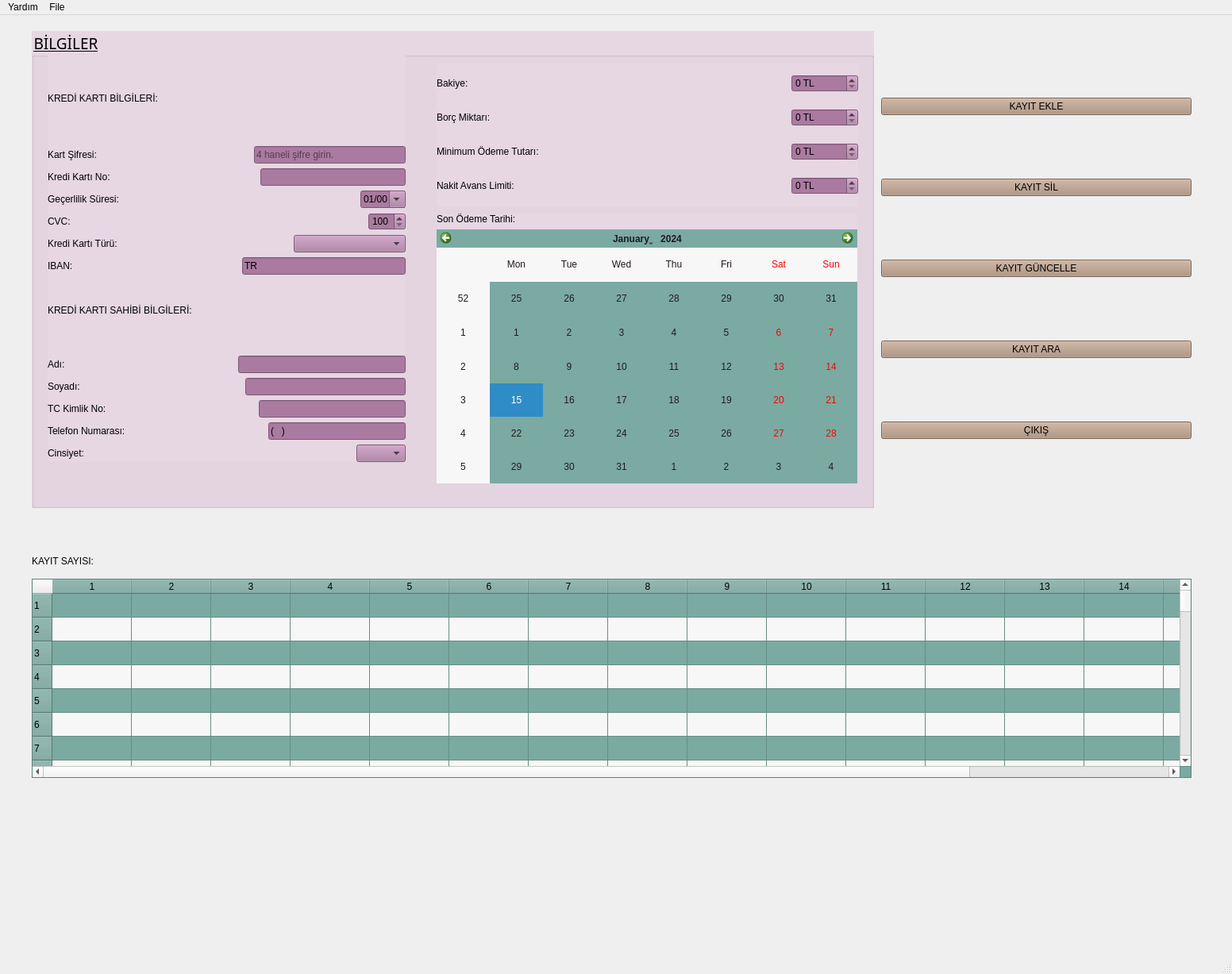
<?xml version="1.0" encoding="UTF-8"?>
<ui version="4.0">
 <class>MainWindow</class>
 <widget class="QMainWindow" name="MainWindow">
  <property name="geometry">
   <rect>
    <x>0</x>
    <y>0</y>
    <width>1552</width>
    <height>1227</height>
   </rect>
  </property>
  <property name="font">
   <font>
    <pointsize>14</pointsize>
   </font>
  </property>
  <property name="windowTitle">
   <string>MainWindow</string>
  </property>
  <property name="styleSheet">
   <string notr="true">#lneKartSifresi{
	background-color:#aa7aa0;
	color:#000000
}
#lneKartNO{
	background-color:#aa7aa0;
	color:#000000
}
#dateSure{
	background-color:#aa7aa0;
	color:#000000
}
#spnCVC{
	background-color:#aa7aa0;
	color:#000000
}
#cmbKartTuru{
	background-color:#aa7aa0;
	color:#000000
}
#lneIban{
	background-color:#aa7aa0;
	color:#000000
}
#lneAd{
	background-color:#aa7aa0;
	color:#000000
}
#lneSoyad{
	background-color:#aa7aa0;
	color:#000000
}
#lneTCK{
	background-color:#aa7aa0;
	color:#000000
}
#lneTelNo{
	background-color:#aa7aa0;
	color:#000000
}
#cmbCinsiyet{
	background-color:#aa7aa0;
	color:#000000
}
#spnBakiye{
	background-color:#aa7aa0;
	color:#000000
}
#spnBorcMiktari{
	background-color:#aa7aa0;
	color:#000000
}
#btnEkle{
	background-color:#7aaa84;
	color:#000000
}
#btnSil{
	background-color:#7aaa84;
	color:#000000
}
#btnAra{
	background-color:#7aaa84;
	color:#000000
}
#btnGuncelle{
	background-color:#7aaa84;
	color:#000000
}
#btnListele{
	background-color:#7aaa84;
	color:#000000
}
#btnCikis{
	background-color:#7aaa84;
	color:#000000
}
</string>
  </property>
  <property name="tabShape">
   <enum>QTabWidget::Rounded</enum>
  </property>
  <widget class="QWidget" name="centralwidget">
   <property name="styleSheet">
    <string notr="true"/>
   </property>
   <widget class="QGroupBox" name="groupBox">
    <property name="geometry">
     <rect>
      <x>40</x>
      <y>20</y>
      <width>1061</width>
      <height>601</height>
     </rect>
    </property>
    <property name="font">
     <font>
      <family>Niagara Solid</family>
      <pointsize>14</pointsize>
      <underline>true</underline>
     </font>
    </property>
    <property name="styleSheet">
     <string notr="true">background-color: rgb(230, 215, 227);</string>
    </property>
    <property name="title">
     <string>BİLGİLER</string>
    </property>
    <widget class="QWidget" name="layoutWidget">
     <property name="geometry">
      <rect>
       <x>20</x>
       <y>300</y>
       <width>451</width>
       <height>243</height>
      </rect>
     </property>
     <layout class="QVBoxLayout" name="verticalLayout_2">
      <item>
       <widget class="QLabel" name="label_6">
        <property name="styleSheet">
         <string notr="true">font: 63 10pt &quot;Yu Gothic UI Semibold&quot;;</string>
        </property>
        <property name="text">
         <string>KREDİ KARTI SAHİBİ BİLGİLERİ:</string>
        </property>
       </widget>
      </item>
      <item>
       <layout class="QHBoxLayout" name="horizontalLayout_6">
        <item>
         <widget class="QLabel" name="label_7">
          <property name="styleSheet">
           <string notr="true">font: 9pt &quot;MS Shell Dlg 2&quot;;</string>
          </property>
          <property name="text">
           <string>Adı:</string>
          </property>
         </widget>
        </item>
        <item>
         <spacer name="horizontalSpacer_8">
          <property name="orientation">
           <enum>Qt::Horizontal</enum>
          </property>
          <property name="sizeHint" stdset="0">
           <size>
            <width>40</width>
            <height>20</height>
           </size>
          </property>
         </spacer>
        </item>
        <item>
         <widget class="QLineEdit" name="lneAd">
          <property name="styleSheet">
           <string notr="true">background-color: rgb(170, 122, 160);</string>
          </property>
          <property name="text">
           <string/>
          </property>
          <property name="frame">
           <bool>true</bool>
          </property>
         </widget>
        </item>
       </layout>
      </item>
      <item>
       <layout class="QHBoxLayout" name="horizontalLayout_7">
        <item>
         <widget class="QLabel" name="label_8">
          <property name="styleSheet">
           <string notr="true">font: 9pt &quot;MS Shell Dlg 2&quot;;</string>
          </property>
          <property name="text">
           <string>Soyadı:</string>
          </property>
         </widget>
        </item>
        <item>
         <spacer name="horizontalSpacer_9">
          <property name="orientation">
           <enum>Qt::Horizontal</enum>
          </property>
          <property name="sizeHint" stdset="0">
           <size>
            <width>40</width>
            <height>20</height>
           </size>
          </property>
         </spacer>
        </item>
        <item>
         <widget class="QLineEdit" name="lneSoyad">
          <property name="styleSheet">
           <string notr="true">background-color: rgb(170, 122, 160);</string>
          </property>
         </widget>
        </item>
       </layout>
      </item>
      <item>
       <layout class="QHBoxLayout" name="horizontalLayout_8">
        <item>
         <widget class="QLabel" name="label_15">
          <property name="styleSheet">
           <string notr="true">font: 9pt &quot;MS Shell Dlg 2&quot;;</string>
          </property>
          <property name="text">
           <string>TC Kimlik No:</string>
          </property>
         </widget>
        </item>
        <item>
         <spacer name="horizontalSpacer_10">
          <property name="orientation">
           <enum>Qt::Horizontal</enum>
          </property>
          <property name="sizeHint" stdset="0">
           <size>
            <width>40</width>
            <height>20</height>
           </size>
          </property>
         </spacer>
        </item>
        <item>
         <widget class="QLineEdit" name="lneTCK">
          <property name="styleSheet">
           <string notr="true">background-color: rgb(170, 122, 160);</string>
          </property>
          <property name="maxLength">
           <number>11</number>
          </property>
          <property name="frame">
           <bool>true</bool>
          </property>
         </widget>
        </item>
       </layout>
      </item>
      <item>
       <layout class="QHBoxLayout" name="horizontalLayout_9">
        <item>
         <widget class="QLabel" name="label_10">
          <property name="styleSheet">
           <string notr="true">font: 9pt &quot;MS Shell Dlg 2&quot;;</string>
          </property>
          <property name="text">
           <string>Telefon Numarası:</string>
          </property>
         </widget>
        </item>
        <item>
         <spacer name="horizontalSpacer_11">
          <property name="orientation">
           <enum>Qt::Horizontal</enum>
          </property>
          <property name="sizeHint" stdset="0">
           <size>
            <width>40</width>
            <height>20</height>
           </size>
          </property>
         </spacer>
        </item>
        <item>
         <widget class="QLineEdit" name="lneTelNo">
          <property name="styleSheet">
           <string notr="true">background-color: rgb(170, 122, 160);</string>
          </property>
          <property name="inputMask">
           <string>(999) 999 99 99</string>
          </property>
          <property name="text">
           <string>()   </string>
          </property>
          <property name="maxLength">
           <number>15</number>
          </property>
          <property name="frame">
           <bool>true</bool>
          </property>
          <property name="echoMode">
           <enum>QLineEdit::Normal</enum>
          </property>
          <property name="dragEnabled">
           <bool>false</bool>
          </property>
          <property name="readOnly">
           <bool>false</bool>
          </property>
         </widget>
        </item>
       </layout>
      </item>
      <item>
       <layout class="QHBoxLayout" name="horizontalLayout_10">
        <item>
         <widget class="QLabel" name="label_11">
          <property name="styleSheet">
           <string notr="true">font: 9pt &quot;MS Shell Dlg 2&quot;;</string>
          </property>
          <property name="text">
           <string>Cinsiyet:</string>
          </property>
         </widget>
        </item>
        <item>
         <spacer name="horizontalSpacer_12">
          <property name="orientation">
           <enum>Qt::Horizontal</enum>
          </property>
          <property name="sizeHint" stdset="0">
           <size>
            <width>40</width>
            <height>20</height>
           </size>
          </property>
         </spacer>
        </item>
        <item>
         <widget class="QComboBox" name="cmbCinsiyet">
          <property name="styleSheet">
           <string notr="true">background-color: rgb(170, 122, 160);</string>
          </property>
          <property name="currentIndex">
           <number>-1</number>
          </property>
          <item>
           <property name="text">
            <string>Kadın</string>
           </property>
          </item>
          <item>
           <property name="text">
            <string>Erkek</string>
           </property>
          </item>
         </widget>
        </item>
       </layout>
      </item>
     </layout>
    </widget>
    <widget class="QWidget" name="layoutWidget">
     <property name="geometry">
      <rect>
       <x>510</x>
       <y>230</y>
       <width>530</width>
       <height>340</height>
      </rect>
     </property>
     <layout class="QVBoxLayout" name="verticalLayout_4">
      <item>
       <widget class="QLabel" name="label_14">
        <property name="styleSheet">
         <string notr="true">font: 63 10pt &quot;Yu Gothic UI Semibold&quot;;</string>
        </property>
        <property name="text">
         <string>Son Ödeme Tarihi:</string>
        </property>
       </widget>
      </item>
      <item>
       <widget class="QCalendarWidget" name="cwOdemeTarihi">
        <property name="styleSheet">
         <string notr="true">color: rgb(34, 24, 32);
background-color: rgb(122, 170, 161);</string>
        </property>
       </widget>
      </item>
     </layout>
    </widget>
    <widget class="QWidget" name="layoutWidget">
     <property name="geometry">
      <rect>
       <x>20</x>
       <y>30</y>
       <width>451</width>
       <height>277</height>
      </rect>
     </property>
     <layout class="QVBoxLayout" name="verticalLayout">
      <item>
       <widget class="QLabel" name="label">
        <property name="styleSheet">
         <string notr="true">font: 63 10pt &quot;Yu Gothic UI Semibold&quot;;</string>
        </property>
        <property name="text">
         <string>KREDİ KARTI BİLGİLERİ:</string>
        </property>
       </widget>
      </item>
      <item>
       <layout class="QHBoxLayout" name="horizontalLayout_13">
        <item>
         <widget class="QLabel" name="label_17">
          <property name="toolTip">
           <string notr="true"/>
          </property>
          <property name="styleSheet">
           <string notr="true">font: 9pt &quot;MS Shell Dlg 2&quot;;</string>
          </property>
          <property name="text">
           <string>Kart Şifresi:</string>
          </property>
         </widget>
        </item>
        <item>
         <spacer name="horizontalSpacer_13">
          <property name="orientation">
           <enum>Qt::Horizontal</enum>
          </property>
          <property name="sizeHint" stdset="0">
           <size>
            <width>40</width>
            <height>20</height>
           </size>
          </property>
         </spacer>
        </item>
        <item>
         <widget class="QLineEdit" name="lneKartSifresi">
          <property name="styleSheet">
           <string notr="true">background-color: rgb(170, 122, 160);</string>
          </property>
          <property name="maxLength">
           <number>4</number>
          </property>
          <property name="frame">
           <bool>true</bool>
          </property>
          <property name="echoMode">
           <enum>QLineEdit::Password</enum>
          </property>
          <property name="dragEnabled">
           <bool>false</bool>
          </property>
          <property name="readOnly">
           <bool>false</bool>
          </property>
          <property name="placeholderText">
           <string>4 haneli şifre girin.</string>
          </property>
         </widget>
        </item>
       </layout>
      </item>
      <item>
       <layout class="QHBoxLayout" name="horizontalLayout">
        <item>
         <widget class="QLabel" name="label_2">
          <property name="styleSheet">
           <string notr="true">font: 9pt &quot;MS Shell Dlg 2&quot;;</string>
          </property>
          <property name="text">
           <string>Kredi Kartı No:</string>
          </property>
         </widget>
        </item>
        <item>
         <spacer name="horizontalSpacer">
          <property name="orientation">
           <enum>Qt::Horizontal</enum>
          </property>
          <property name="sizeHint" stdset="0">
           <size>
            <width>40</width>
            <height>20</height>
           </size>
          </property>
         </spacer>
        </item>
        <item>
         <widget class="QLineEdit" name="lneKartNO">
          <property name="styleSheet">
           <string notr="true">background-color: rgb(170, 122, 160);</string>
          </property>
          <property name="inputMask">
           <string>9999 9999 9999 9999</string>
          </property>
          <property name="maxLength">
           <number>19</number>
          </property>
         </widget>
        </item>
       </layout>
      </item>
      <item>
       <layout class="QHBoxLayout" name="horizontalLayout_2">
        <item>
         <widget class="QLabel" name="label_3">
          <property name="styleSheet">
           <string notr="true">font: 9pt &quot;MS Shell Dlg 2&quot;;</string>
          </property>
          <property name="text">
           <string>Geçerlilik Süresi:</string>
          </property>
         </widget>
        </item>
        <item>
         <spacer name="horizontalSpacer_2">
          <property name="orientation">
           <enum>Qt::Horizontal</enum>
          </property>
          <property name="sizeHint" stdset="0">
           <size>
            <width>40</width>
            <height>20</height>
           </size>
          </property>
         </spacer>
        </item>
        <item>
         <widget class="QDateEdit" name="dateSure">
          <property name="toolTip">
           <string>Ay/Yıl</string>
          </property>
          <property name="styleSheet">
           <string notr="true">background-color: rgb(170, 122, 160);</string>
          </property>
          <property name="maximumDate">
           <date>
            <year>9999</year>
            <month>12</month>
            <day>31</day>
           </date>
          </property>
          <property name="displayFormat">
           <string notr="true">MM/yy</string>
          </property>
          <property name="calendarPopup">
           <bool>true</bool>
          </property>
          <property name="currentSectionIndex">
           <number>0</number>
          </property>
          <property name="timeSpec">
           <enum>Qt::LocalTime</enum>
          </property>
         </widget>
        </item>
       </layout>
      </item>
      <item>
       <layout class="QHBoxLayout" name="horizontalLayout_3">
        <item>
         <widget class="QLabel" name="label_4">
          <property name="styleSheet">
           <string notr="true">font: 9pt &quot;MS Shell Dlg 2&quot;;</string>
          </property>
          <property name="text">
           <string>CVC:</string>
          </property>
         </widget>
        </item>
        <item>
         <spacer name="horizontalSpacer_3">
          <property name="orientation">
           <enum>Qt::Horizontal</enum>
          </property>
          <property name="sizeHint" stdset="0">
           <size>
            <width>40</width>
            <height>20</height>
           </size>
          </property>
         </spacer>
        </item>
        <item>
         <widget class="QSpinBox" name="spnCVC">
          <property name="styleSheet">
           <string notr="true">background-color: rgb(170, 122, 160);</string>
          </property>
          <property name="suffix">
           <string/>
          </property>
          <property name="minimum">
           <number>100</number>
          </property>
          <property name="maximum">
           <number>999</number>
          </property>
         </widget>
        </item>
       </layout>
      </item>
      <item>
       <layout class="QHBoxLayout" name="horizontalLayout_4">
        <item>
         <widget class="QLabel" name="label_5">
          <property name="styleSheet">
           <string notr="true">font: 9pt &quot;MS Shell Dlg 2&quot;;</string>
          </property>
          <property name="text">
           <string>Kredi Kartı Türü:</string>
          </property>
         </widget>
        </item>
        <item>
         <spacer name="horizontalSpacer_4">
          <property name="orientation">
           <enum>Qt::Horizontal</enum>
          </property>
          <property name="sizeHint" stdset="0">
           <size>
            <width>40</width>
            <height>20</height>
           </size>
          </property>
         </spacer>
        </item>
        <item>
         <widget class="QComboBox" name="cmbKartTuru">
          <property name="styleSheet">
           <string notr="true">background-color: rgb(170, 122, 160);</string>
          </property>
          <property name="currentIndex">
           <number>-1</number>
          </property>
          <item>
           <property name="text">
            <string>Garanti Bankası kart </string>
           </property>
          </item>
          <item>
           <property name="text">
            <string>İş Bankası kart </string>
           </property>
          </item>
          <item>
           <property name="text">
            <string>Denizbank kart </string>
           </property>
          </item>
          <item>
           <property name="text">
            <string>Finansbank kart </string>
           </property>
          </item>
          <item>
           <property name="text">
            <string>Akbank kart </string>
           </property>
          </item>
          <item>
           <property name="text">
            <string>Yapı Kredi kart</string>
           </property>
          </item>
         </widget>
        </item>
       </layout>
      </item>
      <item>
       <layout class="QHBoxLayout" name="horizontalLayout_5">
        <item>
         <widget class="QLabel" name="label_9">
          <property name="styleSheet">
           <string notr="true">font: 9pt &quot;MS Shell Dlg 2&quot;;</string>
          </property>
          <property name="text">
           <string>IBAN:</string>
          </property>
         </widget>
        </item>
        <item>
         <spacer name="horizontalSpacer_5">
          <property name="orientation">
           <enum>Qt::Horizontal</enum>
          </property>
          <property name="sizeHint" stdset="0">
           <size>
            <width>40</width>
            <height>20</height>
           </size>
          </property>
         </spacer>
        </item>
        <item>
         <widget class="QLineEdit" name="lneIban">
          <property name="styleSheet">
           <string notr="true">background-color: rgb(170, 122, 160);
</string>
          </property>
          <property name="inputMask">
           <string>TR 9999 9999 9999 9999 9999 9999</string>
          </property>
          <property name="text">
           <string>TR      </string>
          </property>
          <property name="maxLength">
           <number>32</number>
          </property>
          <property name="dragEnabled">
           <bool>false</bool>
          </property>
          <property name="readOnly">
           <bool>false</bool>
          </property>
         </widget>
        </item>
       </layout>
      </item>
     </layout>
    </widget>
    <widget class="QWidget" name="layoutWidget">
     <property name="geometry">
      <rect>
       <x>510</x>
       <y>40</y>
       <width>531</width>
       <height>181</height>
      </rect>
     </property>
     <layout class="QVBoxLayout" name="verticalLayout_3">
      <item>
       <layout class="QHBoxLayout" name="horizontalLayout_11">
        <item>
         <widget class="QLabel" name="label_12">
          <property name="styleSheet">
           <string notr="true">font: 63 10pt &quot;Yu Gothic UI Semibold&quot;;</string>
          </property>
          <property name="text">
           <string>Bakiye:</string>
          </property>
         </widget>
        </item>
        <item>
         <spacer name="horizontalSpacer_6">
          <property name="orientation">
           <enum>Qt::Horizontal</enum>
          </property>
          <property name="sizeHint" stdset="0">
           <size>
            <width>40</width>
            <height>20</height>
           </size>
          </property>
         </spacer>
        </item>
        <item>
         <widget class="QSpinBox" name="spnBakiye">
          <property name="styleSheet">
           <string notr="true">background-color: rgb(170, 122, 160);</string>
          </property>
          <property name="suffix">
           <string> TL</string>
          </property>
          <property name="maximum">
           <number>999999999</number>
          </property>
         </widget>
        </item>
       </layout>
      </item>
      <item>
       <layout class="QHBoxLayout" name="horizontalLayout_15">
        <item>
         <widget class="QLabel" name="label_13">
          <property name="styleSheet">
           <string notr="true">font: 63 10pt &quot;Yu Gothic UI Semibold&quot;;</string>
          </property>
          <property name="text">
           <string>Borç Miktarı:</string>
          </property>
         </widget>
        </item>
        <item>
         <spacer name="horizontalSpacer_15">
          <property name="orientation">
           <enum>Qt::Horizontal</enum>
          </property>
          <property name="sizeHint" stdset="0">
           <size>
            <width>40</width>
            <height>20</height>
           </size>
          </property>
         </spacer>
        </item>
        <item>
         <widget class="QSpinBox" name="spnBorcMiktari">
          <property name="styleSheet">
           <string notr="true">background-color: rgb(170, 122, 160);</string>
          </property>
          <property name="suffix">
           <string> TL</string>
          </property>
          <property name="maximum">
           <number>999999999</number>
          </property>
         </widget>
        </item>
       </layout>
      </item>
      <item>
       <layout class="QHBoxLayout" name="horizontalLayout_16">
        <item>
         <widget class="QLabel" name="label_19">
          <property name="styleSheet">
           <string notr="true">font: 63 10pt &quot;Yu Gothic UI Semibold&quot;;</string>
          </property>
          <property name="text">
           <string>Minimum Ödeme Tutarı:</string>
          </property>
         </widget>
        </item>
        <item>
         <spacer name="horizontalSpacer_7">
          <property name="orientation">
           <enum>Qt::Horizontal</enum>
          </property>
          <property name="sizeHint" stdset="0">
           <size>
            <width>40</width>
            <height>20</height>
           </size>
          </property>
         </spacer>
        </item>
        <item>
         <widget class="QSpinBox" name="spnMinOdeme">
          <property name="styleSheet">
           <string notr="true">background-color: rgb(170, 122, 160);</string>
          </property>
          <property name="suffix">
           <string> TL</string>
          </property>
          <property name="maximum">
           <number>999999999</number>
          </property>
         </widget>
        </item>
       </layout>
      </item>
      <item>
       <layout class="QHBoxLayout" name="horizontalLayout_12">
        <item>
         <widget class="QLabel" name="label_20">
          <property name="styleSheet">
           <string notr="true">font: 63 10pt &quot;Yu Gothic UI Semibold&quot;;</string>
          </property>
          <property name="text">
           <string>Nakit Avans Limiti:</string>
          </property>
         </widget>
        </item>
        <item>
         <spacer name="horizontalSpacer_16">
          <property name="orientation">
           <enum>Qt::Horizontal</enum>
          </property>
          <property name="sizeHint" stdset="0">
           <size>
            <width>40</width>
            <height>20</height>
           </size>
          </property>
         </spacer>
        </item>
        <item>
         <widget class="QSpinBox" name="spnNakitAvans">
          <property name="styleSheet">
           <string notr="true">background-color: rgb(170, 122, 160);</string>
          </property>
          <property name="suffix">
           <string> TL</string>
          </property>
          <property name="maximum">
           <number>999999999</number>
          </property>
         </widget>
        </item>
       </layout>
      </item>
     </layout>
    </widget>
   </widget>
   <widget class="QWidget" name="gridLayoutWidget">
    <property name="geometry">
     <rect>
      <x>1110</x>
      <y>30</y>
      <width>391</width>
      <height>581</height>
     </rect>
    </property>
    <layout class="QGridLayout" name="gridLayout">
     <item row="3" column="0">
      <widget class="QPushButton" name="btnGuncelle">
       <property name="cursor">
        <cursorShape>PointingHandCursor</cursorShape>
       </property>
       <property name="toolTip">
        <string>Kayıt güncellemesi yapmak için tıklayınız...</string>
       </property>
       <property name="styleSheet">
        <string notr="true">font: 63 10pt &quot;Yu Gothic UI Semibold&quot;;
background-color: #aa8e7a;</string>
       </property>
       <property name="text">
        <string>KAYIT GÜNCELLE</string>
       </property>
      </widget>
     </item>
     <item row="0" column="0">
      <widget class="QPushButton" name="btnEkle">
       <property name="cursor">
        <cursorShape>PointingHandCursor</cursorShape>
       </property>
       <property name="tabletTracking">
        <bool>false</bool>
       </property>
       <property name="toolTip">
        <string>Kayıt eklemek için tıklayınız...</string>
       </property>
       <property name="styleSheet">
        <string notr="true">font: 63 10pt &quot;Yu Gothic UI Semibold&quot;;
background-color: #aa8e7a;

</string>
       </property>
       <property name="text">
        <string>KAYIT EKLE</string>
       </property>
      </widget>
     </item>
     <item row="1" column="0">
      <widget class="QPushButton" name="btnSil">
       <property name="cursor">
        <cursorShape>PointingHandCursor</cursorShape>
       </property>
       <property name="toolTip">
        <string>Kayıt silmek için tıkayınız...</string>
       </property>
       <property name="styleSheet">
        <string notr="true">font: 63 10pt &quot;Yu Gothic UI Semibold&quot;;
background-color: #aa8e7a;</string>
       </property>
       <property name="text">
        <string>KAYIT SİL</string>
       </property>
      </widget>
     </item>
     <item row="5" column="0">
      <widget class="QPushButton" name="btnCikis">
       <property name="cursor">
        <cursorShape>PointingHandCursor</cursorShape>
       </property>
       <property name="toolTip">
        <string>Çıkış yapmak için tıklayınız...</string>
       </property>
       <property name="styleSheet">
        <string notr="true">font: 63 10pt &quot;Yu Gothic UI Semibold&quot;;
background-color: #aa8e7a;</string>
       </property>
       <property name="text">
        <string>ÇIKIŞ</string>
       </property>
      </widget>
     </item>
     <item row="4" column="0">
      <widget class="QPushButton" name="btnAra">
       <property name="cursor">
        <cursorShape>PointingHandCursor</cursorShape>
       </property>
       <property name="toolTip">
        <string>Kayıt araması yapmak için tıklayınız...</string>
       </property>
       <property name="styleSheet">
        <string notr="true">font: 63 10pt &quot;Yu Gothic UI Semibold&quot;;
background-color: #aa8e7a;</string>
       </property>
       <property name="text">
        <string>KAYIT ARA</string>
       </property>
      </widget>
     </item>
    </layout>
   </widget>
   <widget class="QTableWidget" name="tblwKayitlar">
    <property name="geometry">
     <rect>
      <x>40</x>
      <y>710</y>
      <width>1461</width>
      <height>251</height>
     </rect>
    </property>
    <property name="styleSheet">
     <string notr="true">background-color: rgb(122, 170, 161);
color: rgb(0, 0, 0);</string>
    </property>
    <property name="alternatingRowColors">
     <bool>true</bool>
    </property>
    <property name="rowCount">
     <number>100</number>
    </property>
    <property name="columnCount">
     <number>17</number>
    </property>
    <row/>
    <row/>
    <row/>
    <row/>
    <row/>
    <row/>
    <row/>
    <row/>
    <row/>
    <row/>
    <row/>
    <row/>
    <row/>
    <row/>
    <row/>
    <row/>
    <row/>
    <row/>
    <row/>
    <row/>
    <row/>
    <row/>
    <row/>
    <row/>
    <row/>
    <row/>
    <row/>
    <row/>
    <row/>
    <row/>
    <row/>
    <row/>
    <row/>
    <row/>
    <row/>
    <row/>
    <row/>
    <row/>
    <row/>
    <row/>
    <row/>
    <row/>
    <row/>
    <row/>
    <row/>
    <row/>
    <row/>
    <row/>
    <row/>
    <row/>
    <row/>
    <row/>
    <row/>
    <row/>
    <row/>
    <row/>
    <row/>
    <row/>
    <row/>
    <row/>
    <row/>
    <row/>
    <row/>
    <row/>
    <row/>
    <row/>
    <row/>
    <row/>
    <row/>
    <row/>
    <row/>
    <row/>
    <row/>
    <row/>
    <row/>
    <row/>
    <row/>
    <row/>
    <row/>
    <row/>
    <row/>
    <row/>
    <row/>
    <row/>
    <row/>
    <row/>
    <row/>
    <row/>
    <row/>
    <row/>
    <row/>
    <row/>
    <row/>
    <row/>
    <row/>
    <row/>
    <row/>
    <row/>
    <row/>
    <row/>
    <column/>
    <column/>
    <column/>
    <column/>
    <column/>
    <column/>
    <column/>
    <column/>
    <column/>
    <column/>
    <column/>
    <column/>
    <column/>
    <column/>
    <column/>
    <column/>
    <column/>
   </widget>
   <widget class="QLabel" name="label_16">
    <property name="geometry">
     <rect>
      <x>40</x>
      <y>680</y>
      <width>91</width>
      <height>16</height>
     </rect>
    </property>
    <property name="text">
     <string>KAYIT SAYISI:</string>
    </property>
   </widget>
   <widget class="QLabel" name="lblKayitSayisi">
    <property name="geometry">
     <rect>
      <x>140</x>
      <y>680</y>
      <width>55</width>
      <height>16</height>
     </rect>
    </property>
    <property name="text">
     <string/>
    </property>
   </widget>
  </widget>
  <widget class="QMenuBar" name="menubar">
   <property name="geometry">
    <rect>
     <x>0</x>
     <y>0</y>
     <width>1552</width>
     <height>26</height>
    </rect>
   </property>
   <widget class="QMenu" name="menuYard_m">
    <property name="title">
     <string>Yardım</string>
    </property>
    <addaction name="menuHakkinda"/>
   </widget>
   <widget class="QMenu" name="menufile">
    <property name="title">
     <string>File</string>
    </property>
    <widget class="QMenu" name="menuRecent_Files">
     <property name="title">
      <string>Recent Files</string>
     </property>
     <addaction name="actionClear"/>
    </widget>
    <addaction name="actionNew"/>
    <addaction name="actionOpen"/>
    <addaction name="actionClose"/>
    <addaction name="separator"/>
    <addaction name="menuRecent_Files"/>
   </widget>
   <addaction name="menuYard_m"/>
   <addaction name="menufile"/>
  </widget>
  <widget class="QStatusBar" name="statusbar"/>
  <action name="menuHakkinda">
   <property name="text">
    <string>Hakkında</string>
   </property>
  </action>
  <action name="actionNew">
   <property name="text">
    <string>New</string>
   </property>
  </action>
  <action name="actionOpen">
   <property name="text">
    <string>Open</string>
   </property>
  </action>
  <action name="actionClose">
   <property name="text">
    <string>Close</string>
   </property>
  </action>
  <action name="actionClear">
   <property name="text">
    <string>Clear</string>
   </property>
  </action>
 </widget>
 <resources/>
 <connections/>
</ui>
